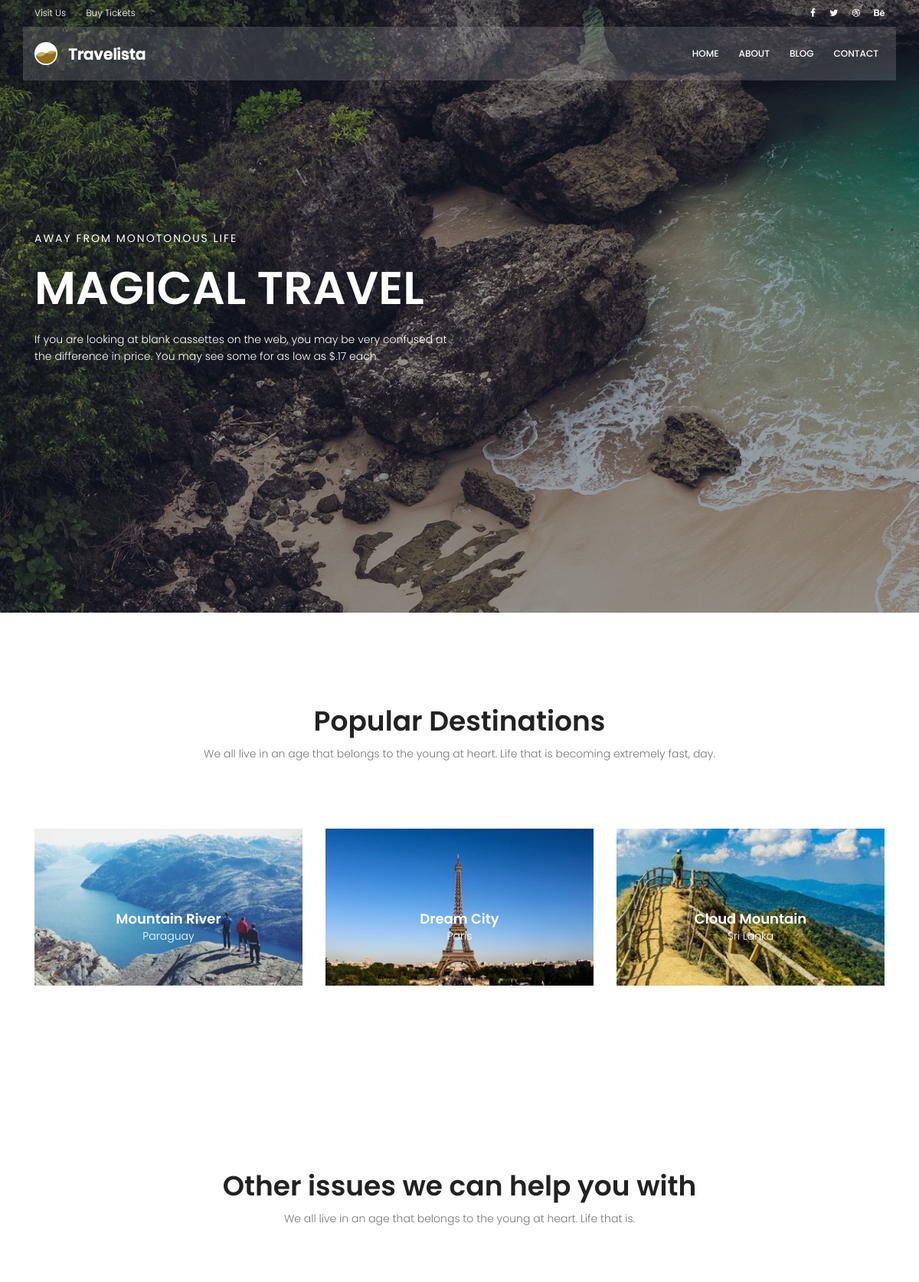
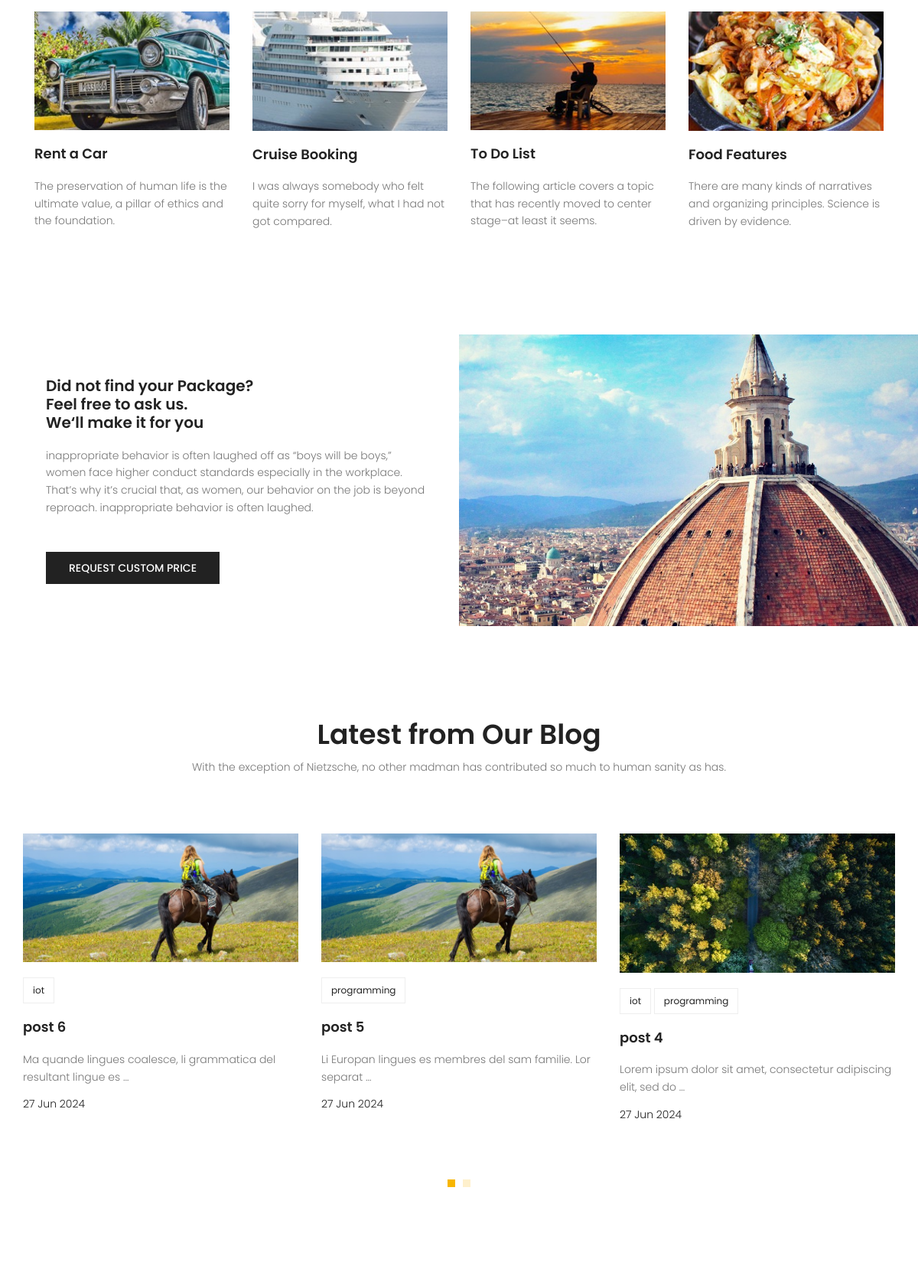
The page / (upper part) on the database its author committed (2 pictures, top to bottom).
### blog/models.py (models this page shows, shortened)
class Post(models.Model):
    id = models.IntegerField(primary_key=True)
    image=models.ImageField(upload_to='blog/',default='blog/default.jpg')
    author=models.ForeignKey(User, on_delete=models.SET_NULL,null=True)
    title=models.CharField(max_length=225)
    content=models.TextField()
    tags = TaggableManager()
    category=models.ManyToManyField(category)
    counted_views= models.IntegerField(default=0)
    status=models.BooleanField(default=False)
    published_date=models.DateTimeField(null=True)
    created_date=models.DateTimeField(auto_now_add=True)
    updated_date=models.DateTimeField(auto_now=True)#2024-03-30 11:10:56.530638
    class Meta:
        ordering=['-published_date']

class category(models.Model):
    name=models.CharField(max_length=225)

### website/views.py (the view)
# urls.py: path('',index_views,name='index'),
def index_views (request):
    return render(request,'website/index.html')

### website/templatetags/website_tags.py (called while the page is built)
@register.inclusion_tag('website/website-latest-post.html')
def blogposts(arg=6):
    posts=Post.objects.filter(published_date__lte=timezone.now(),status=1)[:arg]
    return {'posts':posts}

### templates/website/index.html (shortened to what this page needs)
{% extends 'base.html' %}
{% load static %}
{% load website_tags %}
{% block content %}
<section class="banner-area relative">
	<div class="overlay overlay-bg"></div>
	<div class="container">
		<div class="row fullscreen align-items-center justify-content-between">
			<div class="col-lg-6 col-md-6 banner-left">
				<h6 class="text-white">Away from monotonous life</h6>
				<h1 class="text-white">Magical Travel</h1>
				<p class="text-white">
					If you are looking at blank cassettes on the web, you may be very confused at the difference in
					price. You may see some for as low as $.17 each.
				</p>
			</div>
		</div>
	</div>
</section>
<section class="popular-destination-area section-gap">
	<div class="container">
		<div class="row d-flex justify-content-center">
			<div class="menu-content pb-70 col-lg-8">
				<div class="title text-center">
					<h1 class="mb-10">Popular Destinations</h1>
					<p>We all live in an age that belongs to the young at heart. Life that is becoming extremely fast,
						day.</p>
				</div>
			</div>
		</div>
		<div class="row">
			<div class="col-lg-4">
				<div class="single-destination relative">
					<div class="thumb relative">
						<img class="img-fluid" src="{%static 'img/d1.jpg'%}" alt="">
					</div>
					<div class="desc">
						<h4>Mountain River</h4>
						<p>Paraguay</p>
					</div>
				</div>
			</div>
			<div class="col-lg-4">
				<div class="single-destination relative">
					<div class="thumb relative">
						<img class="img-fluid" src="{% static 'img/d2.jpg'%}" alt="">
					</div>
					<div class="desc">
						<h4>Dream City</h4>
						<p>Paris</p>
					</div>
				</div>
			</div>
			<div class="col-lg-4">
				<div class="single-destination relative">
					<div class="thumb relative">
						<img class="img-fluid" src="{%static 'img/d3.jpg'%}" alt="">
					</div>
					<div class="desc">
						<h4>Cloud Mountain</h4>
						<p>Sri Lanka</p>
					</div>
				</div>
			</div>
		</div>
	</div>
</section>
<section class="other-issue-area section-gap">
	<div class="container">
		<div class="row d-flex justify-content-center">
			<div class="menu-content pb-70 col-lg-9">
				<div class="title text-center">
					<h1 class="mb-10">Other issues we can help you with</h1>
					<p>We all live in an age that belongs to the young at heart. Life that is.</p>
				</div>
			</div>
		</div>
		<div class="row">
			<div class="col-lg-3 col-md-6">
				<div class="single-other-issue">
					<div class="thumb">
						<img class="img-fluid" src="{%static 'img/o1.jpg'%}" alt="">
					</div>
					<a href="#">
						<h4>Rent a Car</h4>
					</a>
					<p>
						The preservation of human life is the ultimate value, a pillar of ethics and the foundation.
					</p>
				</div>
			</div>
			<div class="col-lg-3 col-md-6">
				<div class="single-other-issue">
					<div class="thumb">
						<img class="img-fluid" src="{%static 'img/o2.jpg'%}" alt="">
					</div>
					<a href="#">
						<h4>Cruise Booking</h4>
					</a>
					<p>
						I was always somebody who felt quite sorry for myself, what I had not got compared.
					</p>
				</div>
			</div>
			<div class="col-lg-3 col-md-6">
				<div class="single-other-issue">
					<div class="thumb">
						<img class="img-fluid" src="{%static 'img/o3.jpg'%}" alt="">
					</div>
					<a href="#">
						<h4>To Do List</h4>
					</a>
					<p>
						The following article covers a topic that has recently moved to center stage–at least it seems.
					</p>
				</div>
			</div>
			<div class="col-lg-3 col-md-6">
				<div class="single-other-issue">
					<div class="thumb">
						<img class="img-fluid" src="{%static 'img/o4.jpg'%}" alt="">
					</div>
					<a href="#">
						<h4>Food Features</h4>
					</a>
					<p>
						There are many kinds of narratives and organizing principles. Science is driven by evidence.
					</p>
				</div>
			</div>
		</div>
	</div>
</section>
<section class="home-about-area">
	<div class="container-fluid">
		<div class="row align-items-center justify-content-end">
			<div class="col-lg-6 col-md-12 home-about-left">
				<h1>
					Did not find your Package? <br>
					Feel free to ask us. <br>
					We‘ll make it for you
				</h1>
				<p>
					inappropriate behavior is often laughed off as “boys will be boys,” women face higher conduct
					standards especially in the workplace. That’s why it’s crucial that, as women, our behavior on the
					job is beyond reproach. inappropriate behavior is often laughed.
				</p>
				<a href="#" class="primary-btn text-uppercase">request custom price</a>
			</div>
			<div class="col-lg-6 col-md-12 home-about-right no-padding">
				<img class="img-fluid" src="{%static 'img/about-img.jpg'%}" alt="">
			</div>
		</div>
	</div>
</section>
{% blogposts %}
{% endblock %}

### templates/website/website-latest-post.html
{% load static %}
{% load website_tags %}
<section class="recent-blog-area section-gap">
	<div class="container">
		<div class="row d-flex justify-content-center">
			<div class="menu-content pb-60 col-lg-9">
				<div class="title text-center">
					<h1 class="mb-10">Latest from Our Blog</h1>
					<p>With the exception of Nietzsche, no other madman has contributed so much to human sanity as has.
					</p>
				</div>
			</div>
		</div>
		<div class="row">
			<div class="active-recent-blog-carusel">
			{% for post in posts %}
				<div class="single-recent-blog-post item">
					<div class="thumb">
						<img class="img-fluid" src={{post.image.url}} alt="">
					</div>
					<div class="details">
						<div class="tags">
							<ul>
								{%for cat in post.category.all%}
								<li>
									<a href='{% url "blog:category" cat_name=cat.name %}'>{{cat.name}}</a>{% if not forloop.last %} {% endif %}
								</li>
								{%endfor%}
							</ul>
						</div>
						<a href="{% url 'blog:single' post.id %}">
							<h4 class="title">{{post.title}}</h4>
						</a>
						<p>
							{{post.content|truncatewords:10}}
						</p>
						<h6 class="date">{{post.published_date|date:'d M Y'}}</h6>
					</div>
				</div>
			{% endfor %}
			</div>
		</div>
	</div>
</section>

### statics/css/main.css (style rules this page uses)
body { color: #777777; font-family: "Poppins", sans-serif; font-size: 14px; font-weight: 300; line-height: 1.625em; position: relative; }
ol, ul { margin: 0; padding: 0; list-style: none; }
a { -webkit-transition: all 0.3s ease 0s; -moz-transition: all 0.3s ease 0s; -o-transition: all 0.3s ease 0s; transition: all 0.3s ease 0s; }
a, a:focus, a:hover { text-decoration: none; outline: 0; }
h1, h2, h3, h4, h5, h6 { font-family: "Poppins", sans-serif; color: #222222; line-height: 1.2em !important; margin-bottom: 0; margin-top: 0; font-weight: 600; }
h1, .h1 { font-size: 36px; }
h4, .h4 { font-size: 18px; }
h6, .h6 { font-size: 14px; color: #222222; }
.mb-10 { margin-bottom: 10px; }
.pb-60 { padding-bottom: 60px; }
.pb-70 { padding-bottom: 70px; }
.text-white { color: #fff; }
.text-center { text-align: center; }
.relative { position: relative; }
.overlay { position: absolute; left: 0; right: 0; top: 0; bottom: 0; }
.no-padding { padding: 0; }
h1 { font-size: 36px; }
h4 { font-size: 18px; }
h6 { font-size: 14px; }
h1, h2, h3, h4, h5, h6 { line-height: 1.5em; }
.section-gap { padding: 120px 0; }
.primary-btn { background: #f8b600; line-height: 42px; padding-left: 30px; padding-right: 30px; border: none; color: #fff; display: inline-block; font-size: 14px; font-weight: 500; position: relative; -webkit-transition: all 0.3s ease 0s; -moz-transition: all 0.3s ease 0s; -o-transition: all 0.3s ease 0s; transition: all 0.3s ease 0s; cursor: pointer; position: relative; }
.banner-area { background: url(../img/hero-bg.jpg) center; background-size: cover; }
.banner-area .overlay-bg { background: rgba(4, 9, 30, 0.4); }
.banner-left h6 { text-transform: uppercase; font-weight: 400; font-size: 14px; letter-spacing: 2px; }
.banner-left h1 { margin: 20px 0; font-size: 60px; text-transform: uppercase; }
.banner-left p { margin: 20px 0px; }
.single-destination { -webkit-transition: all 0.3s ease 0s; -moz-transition: all 0.3s ease 0s; -o-transition: all 0.3s ease 0s; transition: all 0.3s ease 0s; }
.single-destination .thumb { position: relative; }
.single-destination .thumb img { width: 100%; }
.single-destination .desc { text-align: center; position: absolute; width: 100%; left: 50%; top: 50%; transform: translate(-50%, -50%); }
.single-destination .desc h4 { color: #fff; }
.single-destination .desc p { color: #fff; font-size: 14px; font-weight: 300; margin-bottom: 0px; }
.single-other-issue .thumb { overflow: hidden; }
.single-other-issue .thumb img { width: 100%; -webkit-transition: all 0.3s ease 0s; -moz-transition: all 0.3s ease 0s; -o-transition: all 0.3s ease 0s; transition: all 0.3s ease 0s; }
.single-other-issue h4 { margin: 20px 0; -webkit-transition: all 0.3s ease 0s; -moz-transition: all 0.3s ease 0s; -o-transition: all 0.3s ease 0s; transition: all 0.3s ease 0s; }
.home-about-area .home-about-left { padding-left: 20%; }
@media (max-width: 1366px) { .home-about-area .home-about-left { padding-left: 5%; } }
.home-about-area .home-about-left h1 { max-width: 510px; }
@media (max-width: 1366px) { .home-about-area .home-about-left h1 { font-size: 20px; } }
.home-about-area .home-about-left p { max-width: 500px; padding: 20px 0; }
.home-about-area .home-about-left .primary-btn { margin-top: 10px; background: #222; font-size: 14px; }
.home-about-area .home-about-right img { width: 100%; }
.recent-blog-area .single-recent-blog-post .thumb { overflow: hidden; }
.recent-blog-area .single-recent-blog-post .thumb img { -webkit-transition: all 0.3s ease 0s; -moz-transition: all 0.3s ease 0s; -o-transition: all 0.3s ease 0s; transition: all 0.3s ease 0s; }
.recent-blog-area .single-recent-blog-post .tags { margin: 20px 0px; }
.recent-blog-area .single-recent-blog-post .tags li { display: inline-block; border: 1px solid #eee; padding: 4px 12px; -webkit-transition: all 0.3s ease 0s; -moz-transition: all 0.3s ease 0s; -o-transition: all 0.3s ease 0s; transition: all 0.3s ease 0s; }
.recent-blog-area .single-recent-blog-post .tags li a { font-weight: 400; font-size: 12px; color: #222; }
.recent-blog-area .single-recent-blog-post .title { -webkit-transition: all 0.3s ease 0s; -moz-transition: all 0.3s ease 0s; -o-transition: all 0.3s ease 0s; transition: all 0.3s ease 0s; margin: 20px 0; }
.recent-blog-area .single-recent-blog-post .date { color: #222; font-weight: 300; }

### rows shown on the page
Post: image (placeholder picture), title "post 6", content "Ma quande lingues coalesce, li grammatica del resultant lingue es …", published_date "27 Jun 2024"
category: name "iot"
Post: image (placeholder picture), title "post 5", content "Li Europan lingues es membres del sam familie. Lor separat …", published_date "27 Jun 2024"
category: name "programming"
Post: image (picture), title "post 4", content "Lorem ipsum dolor sit amet, consectetur adipiscing elit, sed do …", published_date "27 Jun 2024"
